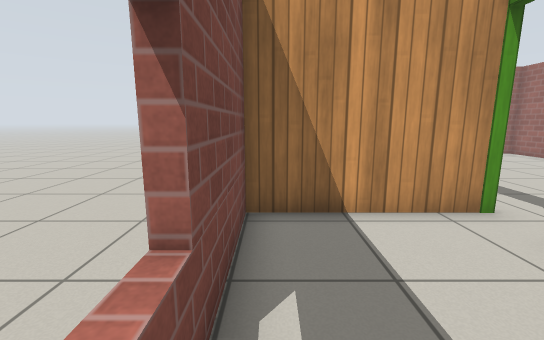
view 1 (above)

19 first-person views from a walk through a world built for the Gazebo simulator. The camera is 0.94 m above the floor, tilts 10° down and sees 90° across. The floor is counted in squares, 0.5 m on a side. Each view is taken from the middle of a square. On the plan, view 1 faces up. The plan holds only what a view shows up to about 15 squares ahead; the rest is blank. Gazebo's built-in surfaces are drawn with simple patterns.

view 2
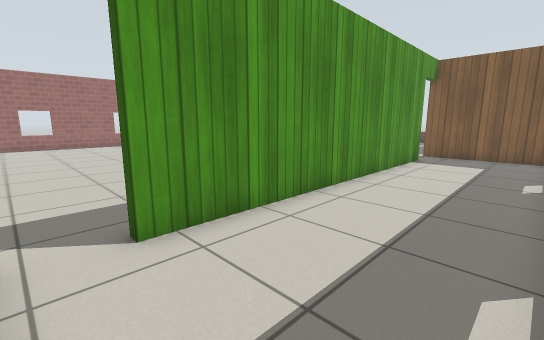

view 3
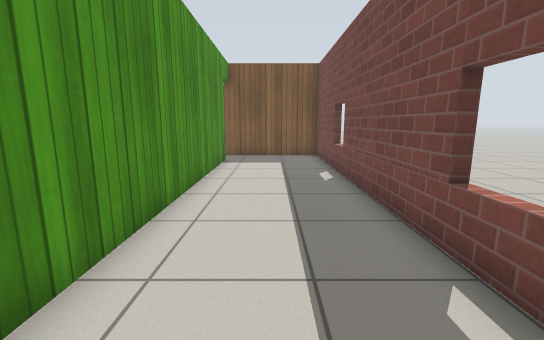

view 4
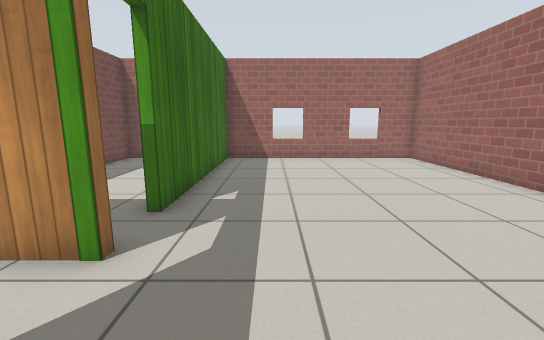

view 5
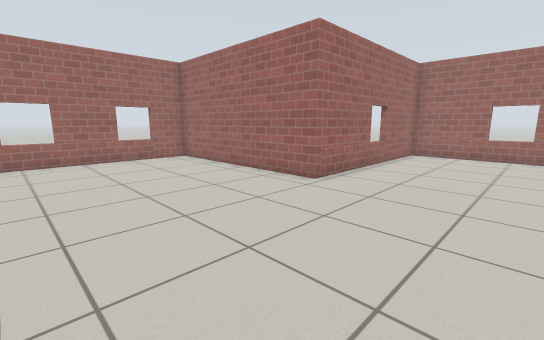

view 6
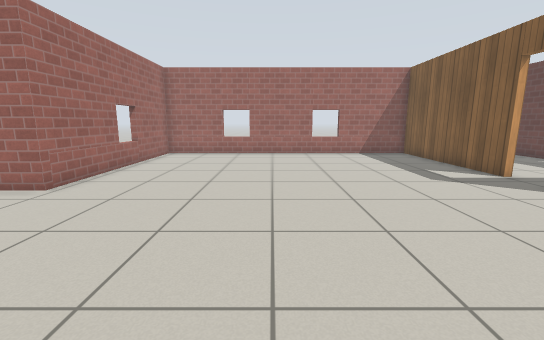

view 7
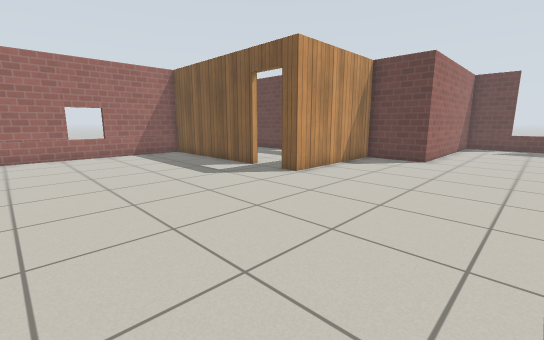

view 8
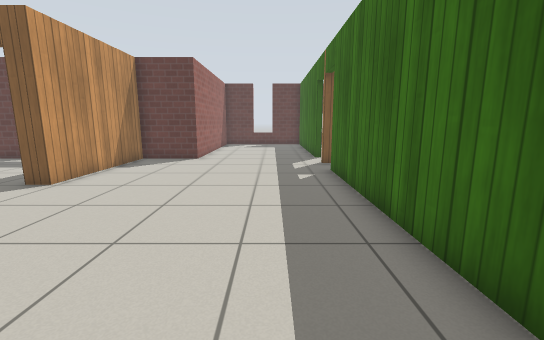

view 9
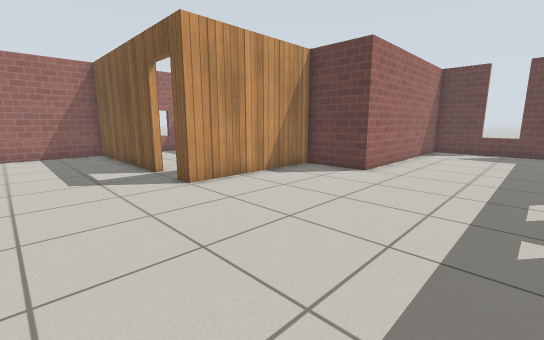

view 10
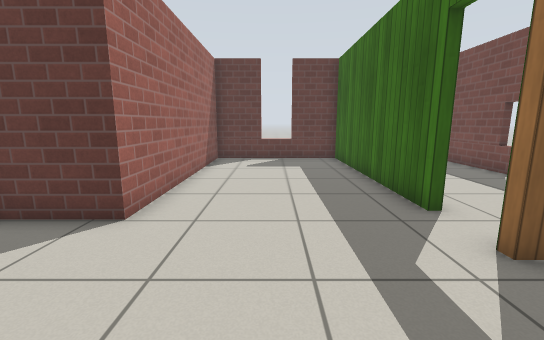

view 11
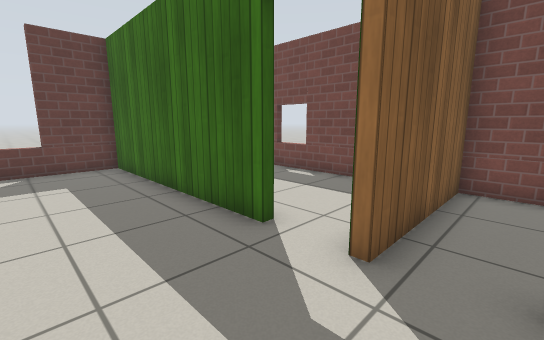

view 12
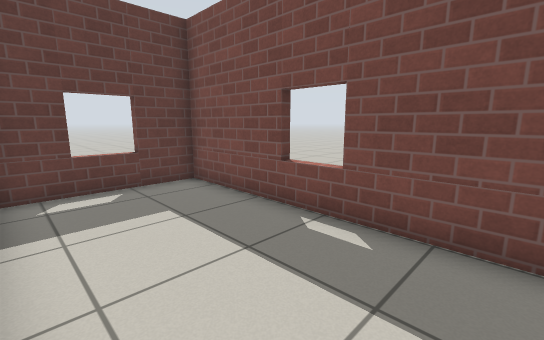

view 13
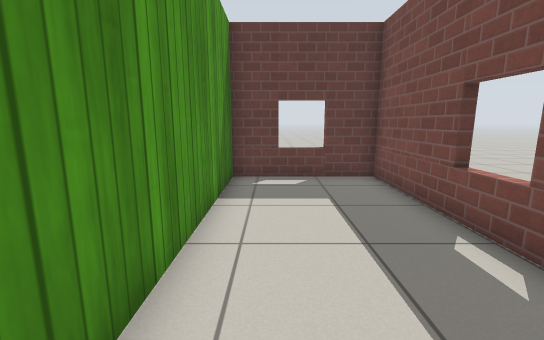

view 14
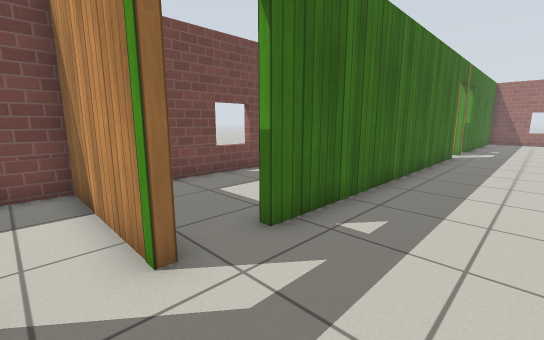

view 15
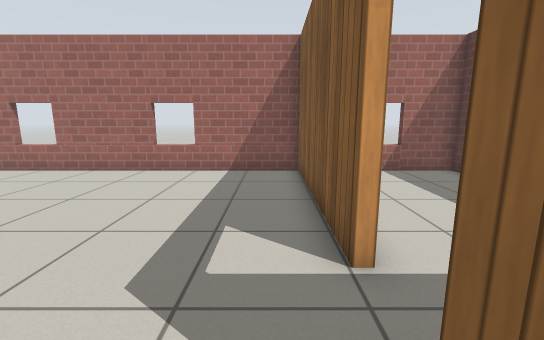

view 16
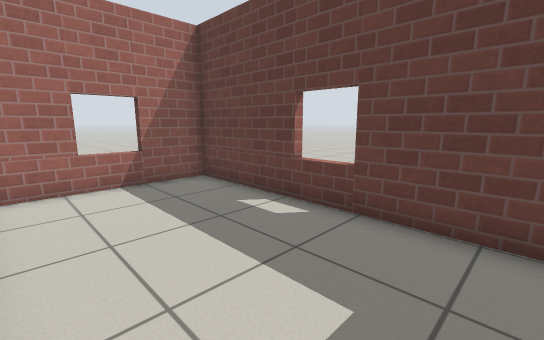

view 17
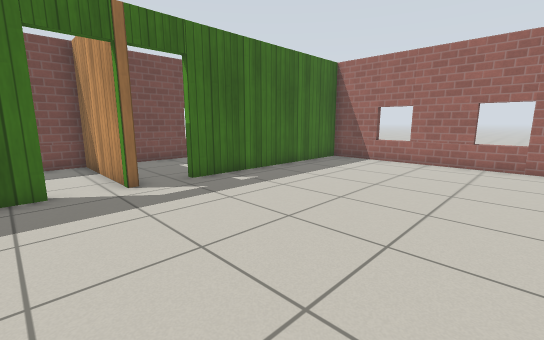

view 18
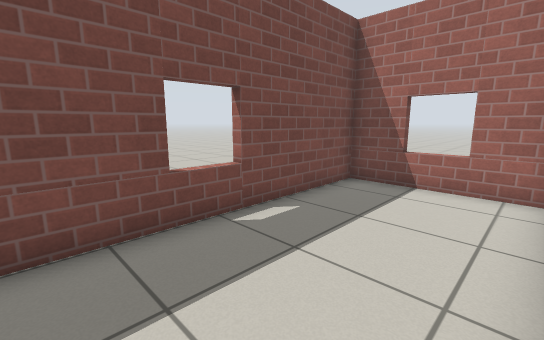

view 19
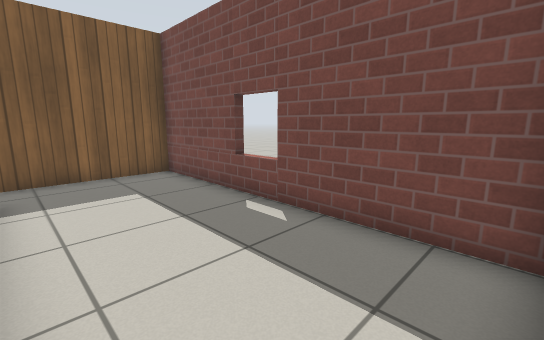

### Floor plan
Ten units are one square. View 1 is at (0, 0); x grows to the right and y downward. Boxes are objects, and circles mark ways between rooms. Rooms are numbered by the first view taken in them; rooms with no view inside come last. Other rooms are left out.
<svg viewBox="-11 -168 251 396">
<path fill="none" stroke="#000" d="M44 97 44 -37M47 -55 -6 -55 -6 115 47 115M162 70 235 70 235 -73 144 -73 144 -163 47 -163 47 -75M47 -37 47 97M47 -59 47 -55M47 115 47 118M47 136 47 223 109 223 109 131 137 131 137 70 145 70M47 118 -6 118 -6 223 44 223 44 141M148 131 235 131 235 78M41 -163 -6 -163 -6 -58 41 -58"/>
<circle cx="45" cy="-55" r="3" fill="#2a7"/>
<circle cx="45" cy="115" r="3" fill="#2a7"/>
<circle cx="155" cy="70" r="3" fill="#2a7"/>
<text x="20" y="30">1</text>
<text x="120" y="10">2</text>
<text x="20" y="180">3</text>
<text x="190" y="100">4</text>
<text x="20" y="-120">5</text>
</svg>
Room 1 opens to room 2. Room 2 opens to room 4.

Where each view was taken, in squares from view 1:
view 1: 0 up, 0 right, facing up
view 2: 5 up, 0 right, facing down-right
view 3: 4 up, 2 right, facing down
view 4: 2 up, 7 right, facing up
view 5: 2 up, 7 right, facing up-right
view 6: 1 up, 7 right, facing right
view 7: 1 up, 7 right, facing down-right
view 8: 1 up, 7 right, facing down
view 9: 3 down, 6 right, facing down-right
view 10: 8 down, 8 right, facing down
view 11: 10 down, 8 right, facing down-left
view 12: 14 down, 4 right, facing down-left
view 13: 13 down, 3 right, facing down
view 14: 13 down, 8 right, facing up-left
view 15: 6 down, 13 right, facing right
view 16: 8 down, 15 right, facing down-right
view 17: 3 up, 13 right, facing up-left
view 18: 8 up, 4 right, facing up-left
view 19: 16 up, 4 right, facing down-left
